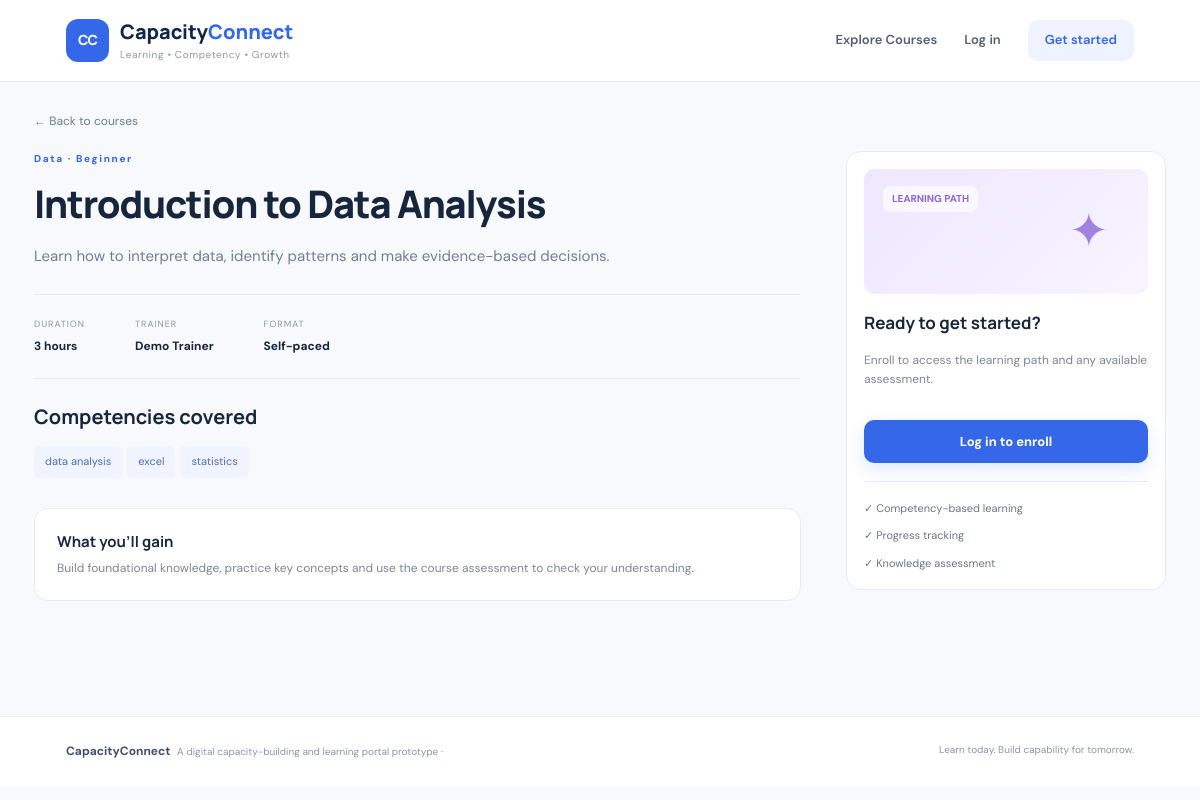
/courses/1, run on the app's committed database.
### tables this page shows
CREATE TABLE courses(
      id INTEGER PRIMARY KEY AUTOINCREMENT, title TEXT NOT NULL, description TEXT NOT NULL,
      category TEXT NOT NULL, skills TEXT NOT NULL, level TEXT DEFAULT 'Beginner',
      duration TEXT DEFAULT '2 hours', trainer_id INTEGER, created_at TIMESTAMP DEFAULT CURRENT_TIMESTAMP,
      FOREIGN KEY(trainer_id) REFERENCES users(id)
    );

CREATE TABLE users(
      id INTEGER PRIMARY KEY AUTOINCREMENT, name TEXT NOT NULL, email TEXT UNIQUE NOT NULL,
      password TEXT NOT NULL, role TEXT NOT NULL CHECK(role IN ('trainee','trainer','admin')),
      skills TEXT DEFAULT '', created_at TIMESTAMP DEFAULT CURRENT_TIMESTAMP
    );

### app.py (the view)
@app.route("/courses/<int:course_id>")
def course_detail(course_id):
    conn = db()
    course = conn.execute("SELECT courses.*, users.name AS trainer_name FROM courses LEFT JOIN users ON users.id=courses.trainer_id WHERE courses.id=?",(course_id,)).fetchone()
    questions = conn.execute("SELECT id,question,option_a,option_b,option_c,option_d FROM questions WHERE course_id=?",(course_id,)).fetchall()
    is_enrolled = False
    if session.get("user_id"):
        is_enrolled = conn.execute("SELECT 1 FROM enrollments WHERE user_id=? AND course_id=?",(session["user_id"],course_id)).fetchone() is not None
    conn.close()
    if not course:
        flash("Course not found.", "danger")
        return redirect(url_for("course_list"))
    return render_template("course_detail.html", course=course, questions=questions, is_enrolled=is_enrolled)

### app.py (called while the page is built)
def db():
    conn = sqlite3.connect(DB_PATH)
    conn.row_factory = sqlite3.Row
    conn.execute("PRAGMA foreign_keys = ON")
    return conn

def current_user():
    if not session.get("user_id"): return None
    conn = db()
    user = conn.execute("SELECT * FROM users WHERE id=?", (session["user_id"],)).fetchone()
    conn.close()
    return user

@app.context_processor
def inject_user():
    return {"current_user": current_user()}

### templates/course_detail.html (shortened to what this page needs)
{% extends "base.html" %}{% block title %}{{ course['title'] }} | Capacity Connect{% endblock %}
{% block content %}<a class="back-link" href="{{ url_for('course_list') }}">← Back to courses</a><section class="detail-layout"><div><div class="eyebrow">{{ course['category'] }} · {{ course['level'] }}</div><h1 class="detail-title">{{ course['title'] }}</h1><p class="lead">{{ course['description'] }}</p><div class="detail-facts"><div><small>DURATION</small><b>{{ course['duration'] }}</b></div><div><small>TRAINER</small><b>{{ course['trainer_name'] or 'Capacity Connect' }}</b></div><div><small>FORMAT</small><b>Self-paced</b></div></div><h2>Competencies covered</h2><div class="tag-list large">{% for skill in course['skills'].split(',') %}<span>{{ skill.strip() }}</span>{% endfor %}</div><div class="info-panel"><h3>What you'll gain</h3><p>Build foundational knowledge, practice key concepts and use the course assessment to check your understanding.</p></div>
</div><aside class="enroll-card"><div class="course-art art-2"><span>LEARNING PATH</span><b>✦</b></div><h3>Ready to get started?</h3><p>Enroll to access the learning path and any available assessment.</p>{% if not current_user %}<a class="btn primary full" href="{{ url_for('login') }}">Log in to enroll</a>{% elif current_user['role'] != 'trainee' %}<p class="muted">Enrollment is available to trainee accounts.</p>{% elif is_enrolled %}<div class="success-panel">✓ You're enrolled in this course.</div>{% else %}<form method="post" action="{{ url_for('enroll',course_id=course['id']) }}"><button class="btn primary full" type="submit">Enroll in course →</button></form>{% endif %}<div class="side-benefits"><span>✓ Competency-based learning</span><span>✓ Progress tracking</span><span>✓ Knowledge assessment</span></div></aside></section>{% endblock %}

### static/style.css (style rules this page uses)
:root { --navy:#102747;--blue:#3568e8;--blue2:#5c85f4;--ink:#18263d;--muted:#718096;--line:#e7ecf4;--bg:#f7f9fd;--white:#fff;--green:#178c67;--radius:18px }
* { box-sizing:border-box }
body { margin:0;background:var(--bg);color:var(--ink);font-family:'DM Sans',sans-serif;font-size:15px;line-height:1.6 }
a { color:inherit;text-decoration:none }
.eyebrow { font-size:10px;letter-spacing:1.65px;font-weight:800;color:var(--blue);display:flex;align-items:center;gap:9px }
.btn { display:inline-flex;justify-content:center;align-items:center;gap:12px;border:0;border-radius:10px;padding:13px 19px;font:700 13px 'DM Sans',sans-serif;cursor:pointer;transition:.2s }
.primary { background:var(--blue);color:white;box-shadow:0 7px 18px #3568e826 }
.full { width:100%;margin-top:18px }
.course-art { height:150px;padding:17px 19px;display:flex;justify-content:space-between;align-items:flex-start;background:linear-gradient(135deg,#e7efff,#f5f7ff);color:#3767da }
.course-art span { background:#ffffffa6;padding:5px 9px;border-radius:7px;font-size:10px;font-weight:700 }
.course-art b { font-size:48px;font-weight:500;align-self:center;margin-right:20px;opacity:.8 }
.art-2 { background:linear-gradient(135deg,#eee7ff,#f8f4ff);color:#8a67da }
.tag-list { display:flex;flex-wrap:wrap;gap:5px;margin-top:10px }
.tag-list span { font-size:9px;padding:4px 7px;background:#f0f4ff;color:#536caa;border-radius:5px }
.back-link { display:inline-block;color:#6d7b90;font-size:12px;margin:30px 0 20px }
.detail-layout { display:grid;grid-template-columns:1fr 320px;gap:45px;padding-bottom:50px }
.detail-title { font:800 38px/1.2 Manrope;letter-spacing:-1.2px;margin:14px 0 }
.lead { font-size:15px;color:#718096;line-height:1.9;max-width:700px }
.detail-facts { display:flex;gap:50px;padding:22px 0;margin:24px 0;border-top:1px solid var(--line);border-bottom:1px solid var(--line) }
.detail-facts small,.detail-facts b { display:block }
.detail-facts small { font-size:9px;letter-spacing:1px;color:#8a96a7 }
.detail-facts b { font-size:12px;margin-top:5px }
.detail-layout h2 { font:700 20px Manrope }
.tag-list.large span { font-size:11px;padding:7px 11px }
.info-panel,.quiz-panel { margin-top:30px;padding:22px;background:#fff;border:1px solid var(--line);border-radius:14px }
.info-panel h3 { margin:0 0 7px;font:700 15px Manrope }
.info-panel p,.quiz-panel p { font-size:12px;color:#7b8798;margin:0 }
.enroll-card { align-self:start;background:#fff;border:1px solid var(--line);border-radius:15px;padding:17px;position:sticky;top:20px }
.enroll-card .course-art { height:125px;border-radius:10px }
.enroll-card h3 { font:700 17px Manrope }
.enroll-card>p { font-size:12px;color:#7b8798 }
.side-benefits { display:grid;gap:10px;margin-top:18px;padding-top:18px;border-top:1px solid var(--line);font-size:11px;color:#69778b }

### data on the page
courses: category "Data", level "Beginner", title "Introduction to Data Analysis", description "Learn how to interpret data, identify patterns and make evidence-based decisions.", duration "3 hours"
users: name "Demo Trainer"

### other printed values
{{ skill.strip() }} "data analysis" "excel" "statistics"
